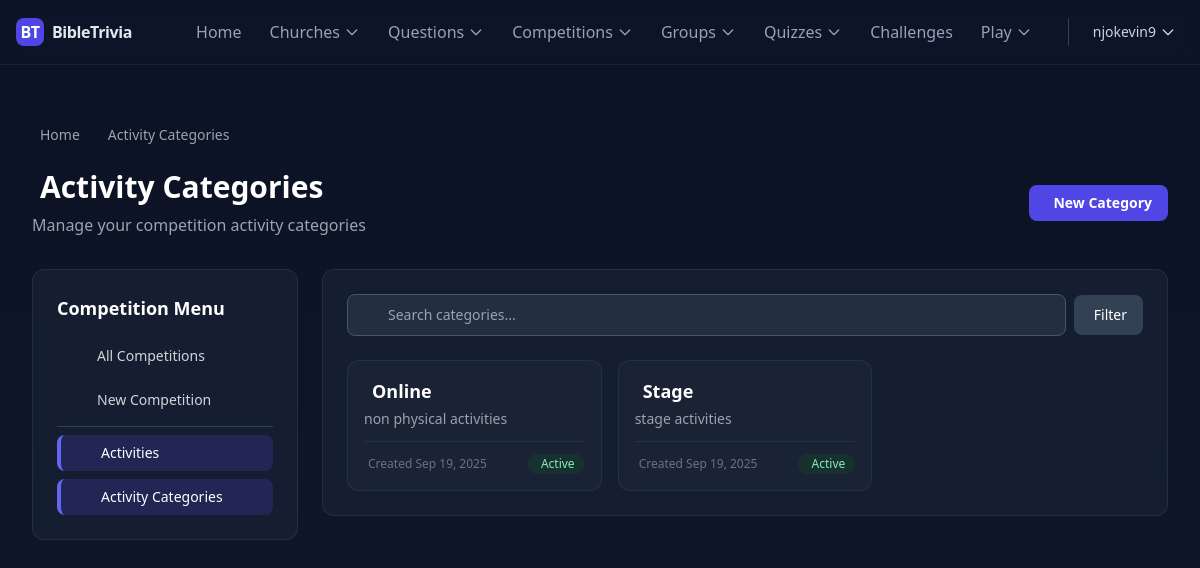
Screenshot of /activity-categories/ (signed in) with the database file from the repository.
### users/models.py (models this page shows, shortened)
class MyUser(AbstractUser):
    email = models.EmailField(_('email address'), max_length=50, unique=True)
    username = None
    ROLE_CHOICES = [
        ('Admin', 'Admin'),
        ('Supervisor', 'Supervisor'),
        ('Patron', 'Patron'),
        ('Member', 'Member'),
    ]
    role = models.CharField(
        _('Role'),
        max_length=20,
        choices=ROLE_CHOICES,
        default='Member',
        help_text=_('User role in the system')
    )
    USERNAME_FIELD = 'email'
    REQUIRED_FIELDS = []
    objects = MyUserManager()
    groups = models.ManyToManyField(
        'auth.Group',
        related_name='myuser_groups',  # Unique related_name
        blank=True,
        help_text=_('The groups this user belongs to. A user will get all permissions granted to each of their groups.')
    )
    user_permissions = models.ManyToManyField(
        'auth.Permission',
        related_name='myuser_permissions',  # Unique related_name
        blank=True,
        help_text=_('Specific permissions for this user.')
    )

### home/models.py (models this page shows, shortened)
class ActivityCategory(models.Model):
    categories = [
        ('Online', 'Online'),
        ('Stage', 'Stage'),
    ]
    name = models.CharField(max_length=100, choices=categories)
    slug = models.SlugField(max_length=100, unique=True)
    description = models.TextField(blank=True, null=True)
    created_at = models.DateTimeField(auto_now_add=True)
    updated_at = models.DateTimeField(auto_now=True)
    created_by = models.ForeignKey(settings.AUTH_USER_MODEL, on_delete=models.CASCADE, related_name='created_competition_categories')
    is_active = models.BooleanField(default=True)

### home/views.py (the view)
# urls.py: path('activity-categories/', ActivityCategoryListView.as_view(), name='activitycategory_list'),
class ActivityCategoryListView(LoginRequiredMixin, ListView):
    model = ActivityCategory
    template_name = 'home/activitycategory_list.html'
    context_object_name = 'categories'
    paginate_by = 20
    def get_queryset(self):
        queryset = ActivityCategory.objects.all()
        search_query = self.request.GET.get('q')
        if search_query:
            queryset = queryset.filter(
                Q(name__icontains=search_query) |
                Q(description__icontains=search_query)
            )
        return queryset.order_by('name')
    def get_context_data(self, **kwargs):
        context = super().get_context_data(**kwargs)
        context['search_query'] = self.request.GET.get('q', '')
        return context

### home/templatetags/user_extras.py (called while the page is built)
@register.filter
def display_name(user):
    try:
        profile = getattr(user, 'profile', None)
        if profile:
            parts = [p for p in [profile.first_name, profile.last_name] if p]
            if parts:
                return " ".join(parts)
            if profile.surname:
                return profile.surname
    except Exception:
        pass
    email = getattr(user, 'email', '') or ''
    if '@' in email:
        return email.split('@', 1)[0]
    return email or 'User'

### home/templates/home/activitycategory_list.html (shortened to what this page needs)
{% extends 'home/competition/base.html' %}
{% block breadcrumb %}
<li class="flex items-center">
    <span class="text-sm font-medium text-gray-400">Activity Categories</span>
</li>
{% endblock %}
{% block header_title %}Activity Categories{% endblock %}
{% block header_subtitle %}Manage your competition activity categories{% endblock %}
{% block header_actions %}
<a href="{% url 'activitycategory_create' %}" class="inline-flex items-center px-4 py-2 bg-indigo-600 hover:bg-indigo-500 text-white rounded-lg text-sm font-semibold transition-colors">
     New Category
</a>
{% endblock %}
{% block competition_content %}
<div class="bg-slate-800/50 backdrop-blur-sm rounded-xl p-6 border border-slate-700/50">
    <div class="mb-6">
        <form method="get" class="flex items-center">
            <div class="relative flex-1">
                <div class="absolute inset-y-0 left-0 pl-3 flex items-center pointer-events-none">
                </div>
                <input type="text" name="q" value="{{ search_query|default:'' }}"
                       class="bg-slate-700/50 border border-slate-600 text-white text-sm rounded-lg focus:ring-2 focus:ring-indigo-500 focus:border-indigo-500 block w-full pl-10 p-2.5"
                       placeholder="Search categories...">
            </div>
            <button type="submit" class="ml-2 px-4 py-2.5 bg-slate-700 hover:bg-slate-600 text-white rounded-lg text-sm font-medium transition-colors">
                 Filter
            </button>
        </form>
    </div>
    {% if object_list %}
    <div class="grid grid-cols-1 md:grid-cols-2 lg:grid-cols-3 gap-4">
        {% for category in object_list %}
        <div class="bg-slate-800/50 hover:bg-slate-700/50 rounded-xl p-4 border border-slate-700/50 transition-all hover:shadow-lg">
            <div class="flex justify-between items-start">
                <div>
                    <h3 class="text-lg font-semibold text-white">
                        <a href="{% url 'activitycategory_detail' slug=category.slug %}" class="hover:text-indigo-400 transition-colors">
                            {{ category.name }}
                        </a>
                    </h3>
                    {% if category.description %}
                    <p class="mt-1 text-sm text-gray-400 line-clamp-2">{{ category.description }}</p>
                    {% endif %}
                </div>
            </div>
            <div class="mt-3 pt-3 border-t border-slate-700/50 flex items-center justify-between text-xs text-gray-500">
                <span>
                    Created {{ category.created_at|date:"M d, Y" }}
                </span>
                <span class="inline-flex items-center px-2.5 py-0.5 rounded-full text-xs font-medium {% if category.is_active %}bg-green-900/30 text-green-300{% else %}bg-slate-700/50 text-slate-300{% endif %}">
                    {% if category.is_active %}
                     Active
                    {% else %}
                    <i class="fas fa-times-circle mr-1"></i> Inactive
                    {% endif %}
                </span>
            </div>
        </div>
        {% endfor %}
    </div>
    {% endif %}
</div>
{% endblock %}

### home/templates/base.html (shortened to what this page needs)
<!DOCTYPE html>
<html lang="en">
<head>
    <script src="https://cdn.tailwindcss.com"></script>
    {% load static %}
    {% load user_extras %}
</head>
<body class="min-h-screen text-slate-200 bg-gradient-to-b from-[#0b1224] to-slate-900">
    <header class="sticky top-0 z-50 backdrop-blur bg-slate-900/60 border-b border-slate-700/30">
        <div class="max-w-screen-2xl mx-auto px-4 flex items-center justify-between h-16">
            <a class="inline-flex items-center gap-2 font-bold tracking-tight" href="/">
                <span class="brand-badge bg-indigo-600 text-white">BT</span>
                <span>BibleTrivia</span>
            </a>
            <nav class="hidden sm:flex items-center gap-3">
                <a class="text-slate-400 hover:text-slate-100 px-2 py-1 rounded-md" href="/">Home</a>
                <div class="relative group">
                    <button class="text-slate-400 hover:text-slate-100 px-2 py-1 rounded-md flex items-center gap-1">
                        Churches <svg class="w-4 h-4" fill="none" stroke="currentColor" viewBox="0 0 24 24"><path stroke-linecap="round" stroke-linejoin="round" stroke-width="2" d="M19 9l-7 7-7-7"></path></svg>
                    </button>
                </div>
                <div class="relative group">
                    <button class="text-slate-400 hover:text-slate-100 px-2 py-1 rounded-md flex items-center gap-1">
                        Questions <svg class="w-4 h-4" fill="none" stroke="currentColor" viewBox="0 0 24 24"><path stroke-linecap="round" stroke-linejoin="round" stroke-width="2" d="M19 9l-7 7-7-7"></path></svg>
                    </button>
                </div>
                <div class="relative group">
                    <button class="text-slate-400 hover:text-slate-100 px-2 py-1 rounded-md flex items-center gap-1">
                        Competitions <svg class="w-4 h-4" fill="none" stroke="currentColor" viewBox="0 0 24 24"><path stroke-linecap="round" stroke-linejoin="round" stroke-width="2" d="M19 9l-7 7-7-7"></path></svg>
                    </button>
                </div>
                <div class="relative group">
                    <button class="text-slate-400 hover:text-slate-100 px-2 py-1 rounded-md flex items-center gap-1">
                        Groups <svg class="w-4 h-4" fill="none" stroke="currentColor" viewBox="0 0 24 24"><path stroke-linecap="round" stroke-linejoin="round" stroke-width="2" d="M19 9l-7 7-7-7"></path></svg>
                    </button>
                </div>
                <div class="relative group">
                    <button class="text-slate-400 hover:text-slate-100 px-2 py-1 rounded-md flex items-center gap-1">
                        Quizzes <svg class="w-4 h-4" fill="none" stroke="currentColor" viewBox="0 0 24 24"><path stroke-linecap="round" stroke-linejoin="round" stroke-width="2" d="M19 9l-7 7-7-7"></path></svg>
                    </button>
                </div>
                <a class="text-slate-400 hover:text-slate-100 px-2 py-1 rounded-md" href="{% url 'challenge_list' %}">Challenges</a>
                <div class="relative group">
                    <button class="text-slate-400 hover:text-slate-100 px-2 py-1 rounded-md flex items-center gap-1">
                        Play <svg class="w-4 h-4" fill="none" stroke="currentColor" viewBox="0 0 24 24"><path stroke-linecap="round" stroke-linejoin="round" stroke-width="2" d="M19 9l-7 7-7-7"></path></svg>
                    </button>
                </div>
                {% if user.is_authenticated %}
                    <div class="relative group ml-4 pl-4 border-l border-slate-700">
                        <button class="text-slate-300 text-sm flex items-center gap-1 px-2 py-1 rounded-md hover:bg-slate-800">
                            {{ user|display_name }} <svg class="w-4 h-4" fill="none" stroke="currentColor" viewBox="0 0 24 24"><path stroke-linecap="round" stroke-linejoin="round" stroke-width="2" d="M19 9l-7 7-7-7"></path></svg>
                        </button>
                    </div>
                {% endif %}
            </nav>
        </div>
    </header>
    <main class="max-w-screen-2xl mx-auto px-4 py-7">
        {% block content %}{% endblock %}
    </main>
</body>
</html>

### home/templates/base.html (style rules this page uses)
.brand-badge { width: 28px; height: 28px; display: inline-grid; place-items: center; border-radius: 8px; font-weight: 800; }

### rows the page displays
MyUser: id+email "njokevin9"
ActivityCategory: name "Online", description "non physical activities", created_at "Sep 19, 2025", is_active "Active"
ActivityCategory: name "Stage", description "stage activities", created_at "Sep 19, 2025", is_active "Active"
